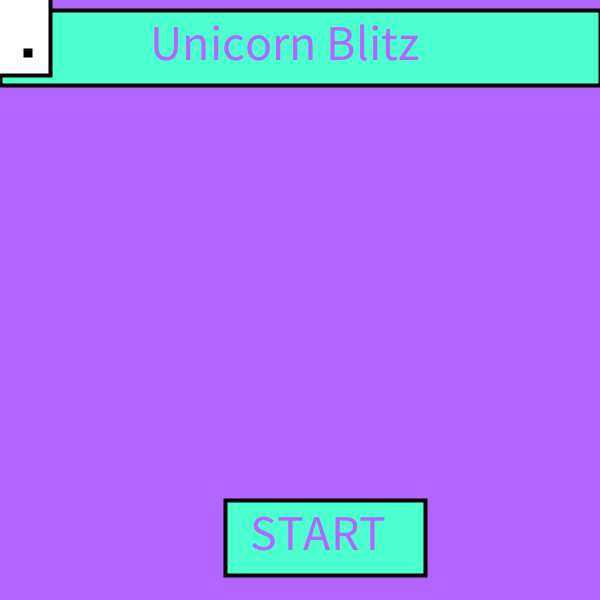
Frame 1 (no input)
Frame 60 (the mouse pressed at the canvas centre just before this capture): identical to frame 1, image omitted
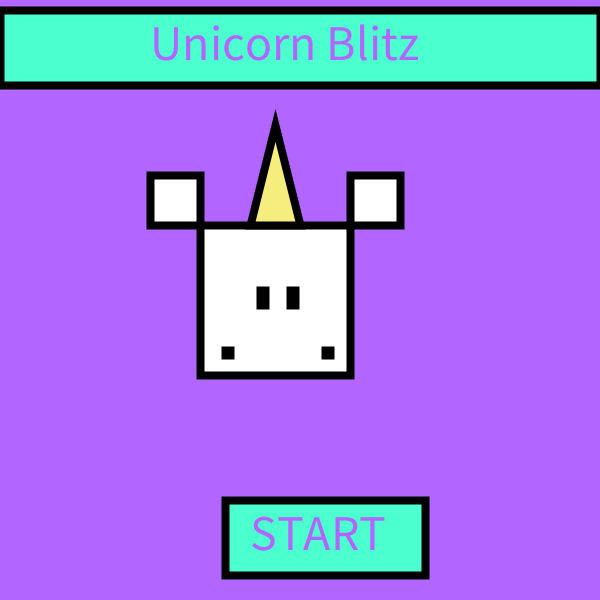
Frame 120 (the mouse held since frame 60 and released just before this capture)

The Processing sketch that drew these frames (run headless with seeded random() and noise(); from frame 60 on, the mouse is pressed at the canvas centre):

// Processing sketch: processing_91284
// ── processing_91284.pde

float x; float easing = .04; float diameter = 12;

void setup() {  
size(600, 600);   
fill(0, 102);  
smooth();  
}
void draw() { 
 strokeWeight(4);  
if (mousePressed == true)  
 strokeWeight(8); 
float targetX = mouseX;  
x += (targetX - x) * easing;
background(178,102,255);  
fill(76, 255, 207);
rect(0, 10, 600, 75); //top
fill(76, 255, 207);
rect(225, 500, 200, 75); //bottom
fill(255, 255, 255);
rect (mouseX-150, mouseY-125, 50, 50); //ear
rect (mouseX-100, mouseY-75, 150, 150); //head
rect (mouseX+50, mouseY-125, 50, 50); //ear
fill(245, 238, 126);
triangle(mouseX-25, mouseY-175, mouseX-50, mouseY-75, mouseX+0, mouseY-75);
fill(0);
rect (mouseX-40, mouseY-10, 5, 15); //eye
rect (mouseX-10, mouseY-10, 5, 15); //eye
rect (mouseX-75, mouseY+50, 5, 5); //nostril
rect (mouseX+25, mouseY+50, 5, 5); //nostril
println(targetX + " : " + x); 
  textSize(50);
  fill(178,102,255);
text("Unicorn Blitz", 150, 60);
fill(178,102,255);
text("START",250, 550);
}
 
